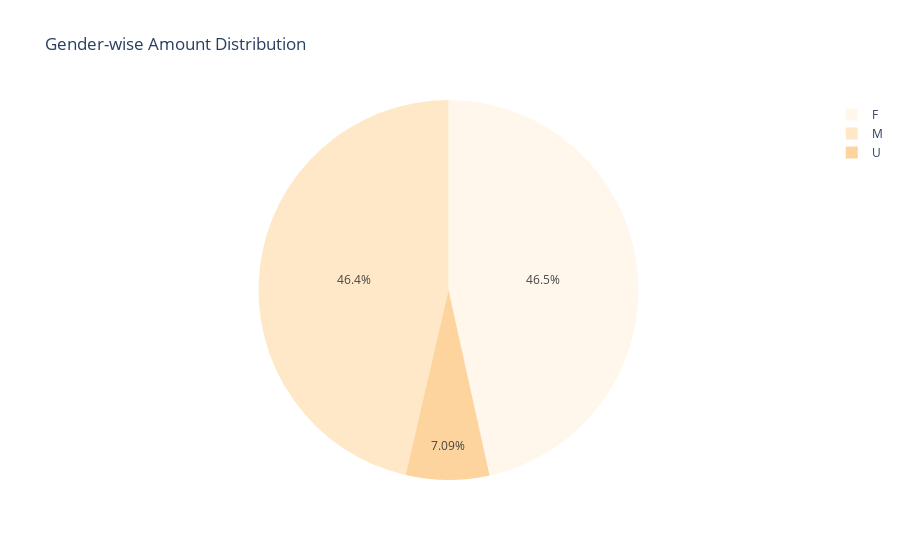

Notebook cell for this chart:
### Code cell
px.pie(df_gender, values='amount', names='gender', color_discrete_sequence=px.colors.sequential.OrRd, title='Gender-wise Amount Distribution')

### Figure 1 — Plotly figure (JSON) as saved in the notebook; plotly's stock layout.template omitted (floating-point values rounded to 4 significant figures)
{"data": [{"domain": {"x": [0, 1], "y": [0, 1]}, "hovertemplate": "gender=%{label}<br>amount=%{value}<extra></extra>", "labels": ["F", "M", "U"], "legendgroup": "", "name": "", "showlegend": true, "type": "pie", "values": [378779, 377553, 57738]}], "layout": {"legend": {"tracegroupgap": 0}, "piecolorway": ["rgb(255,247,236)", "rgb(254,232,200)", "rgb(253,212,158)", "rgb(253,187,132)", "rgb(252,141,89)", "rgb(239,101,72)", "rgb(215,48,31)", "rgb(179,0,0)", "rgb(127,0,0)"], "title": {"text": "Gender-wise Amount Distribution"}}}
